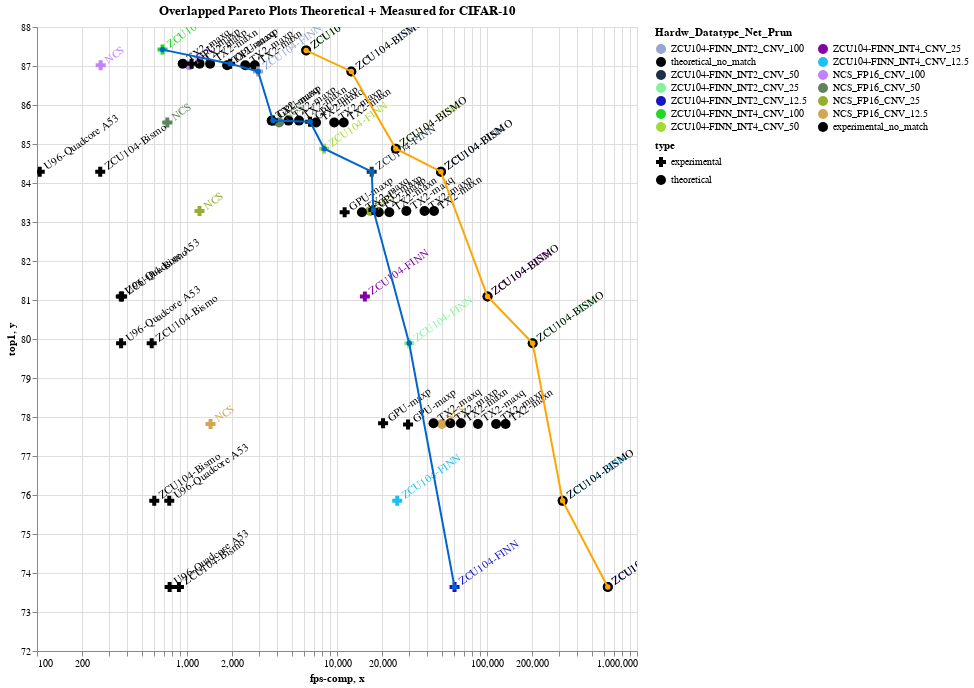

Notebook code for this chart:
### Code cell
#hide_input
plot_it_now(df= overlapped_pareto_cifar10, xcol= 'fps-comp', ycol= 'top1', groupcol= 'hardw_datatype_net_prun', title='Overlapped Pareto Plots Theoretical + Measured for CIFAR-10')

### Figure 1 — Vega-Lite specification as saved in the notebook (floating-point values rounded to 4 significant figures)
{"config": {"view": {"continuousWidth": 400, "continuousHeight": 300}}, "layer": [{"layer": [{"mark": {"type": "point", "filled": true, "opacity": 1, "size": 100}, "encoding": {"color": {"type": "nominal", "field": "color", "legend": {"columns": 2, "title": "Hardw_Datatype_Net_Prun"}, "scale": {"domain": ["ZCU104-FINN_INT2_CNV_100", "theoretical_no_match", "ZCU104-FINN_INT2_CNV_50", "ZCU104-FINN_INT2_CNV_25", "ZCU104-FINN_INT2_CNV_12.5", "ZCU104-FINN_INT4_CNV_100", "ZCU104-FINN_INT4_CNV_50", "ZCU104-FINN_INT4_CNV_25", "ZCU104-FINN_INT4_CNV_12.5", "NCS_FP16_CNV_100", "NCS_FP16_CNV_50", "NCS_FP16_CNV_25", "NCS_FP16_CNV_12.5", "experimental_no_match"], "range": ["#97A6D1", "#000000", "#1C3046", "#81F49A", "#1816C0", "#21D823", "#A2DC32", "#8203A2", "#1AC1F2", "#C482FA", "#5F845D", "#94AF2E", "#D5A652", "#000000"]}}, "shape": {"type": "nominal", "field": "type", "scale": {"range": ["cross", "circle"]}}, "tooltip": [{"type": "nominal", "field": "hardw_datatype_net_prun"}, {"type": "nominal", "field": "color"}, {"type": "nominal", "field": "type"}, {"type": "quantitative", "field": "fps-comp"}, {"type": "nominal", "field": "top1"}], "x": {"type": "quantitative", "field": "fps-comp", "scale": {"type": "log"}}, "y": {"type": "quantitative", "field": "top1", "scale": {"zero": false}}}, "height": 624.0, "selection": {"selector032": {"type": "interval", "bind": "scales", "encodings": ["x", "y"]}}, "title": "Overlapped Pareto Plots Theoretical + Measured for CIFAR-10", "width": 600}, {"mark": {"type": "text", "align": "left", "angle": 325, "baseline": "middle", "dx": 7}, "encoding": {"color": {"type": "nominal", "field": "color", "legend": {"columns": 2, "title": "Hardw_Datatype_Net_Prun"}, "scale": {"domain": ["ZCU104-FINN_INT2_CNV_100", "theoretical_no_match", "ZCU104-FINN_INT2_CNV_50", "ZCU104-FINN_INT2_CNV_25", "ZCU104-FINN_INT2_CNV_12.5", "ZCU104-FINN_INT4_CNV_100", "ZCU104-FINN_INT4_CNV_50", "ZCU104-FINN_INT4_CNV_25", "ZCU104-FINN_INT4_CNV_12.5", "NCS_FP16_CNV_100", "NCS_FP16_CNV_50", "NCS_FP16_CNV_25", "NCS_FP16_CNV_12.5", "experimental_no_match"], "range": ["#97A6D1", "#000000", "#1C3046", "#81F49A", "#1816C0", "#21D823", "#A2DC32", "#8203A2", "#1AC1F2", "#C482FA", "#5F845D", "#94AF2E", "#D5A652", "#000000"]}}, "shape": {"type": "nominal", "field": "type", "scale": {"range": ["cross", "circle"]}}, "text": {"type": "nominal", "field": "hardw"}, "tooltip": [{"type": "nominal", "field": "hardw_datatype_net_prun"}, {"type": "nominal", "field": "color"}, {"type": "nominal", "field": "type"}, {"type": "quantitative", "field": "fps-comp"}, {"type": "nominal", "field": "top1"}], "x": {"type": "quantitative", "field": "fps-comp", "scale": {"type": "log"}}, "y": {"type": "quantitative", "field": "top1", "scale": {"zero": false}}}, "height": 624.0, "title": "Overlapped Pareto Plots Theoretical + Measured for CIFAR-10", "width": 600}], "data": {"name": "data-db2f58e79d99b74267fe8a2025932905"}}, {"layer": [{"data": {"name": "data-6ab9f122e8e665fc58f751a7af3977ce"}, "mark": {"type": "line", "point": true}, "encoding": {"color": {"value": "#FFA500"}, "tooltip": [{"type": "nominal", "field": "group"}, {"type": "quantitative", "field": "x"}, {"type": "nominal", "field": "y"}], "x": {"type": "quantitative", "field": "x"}, "y": {"type": "quantitative", "field": "y", "scale": {"zero": false}}}, "selection": {"selector030": {"type": "interval", "bind": "scales", "encodings": ["x", "y"]}}}, {"data": {"name": "data-1abb63095a24d3d9193a1a8489df779b"}, "mark": {"type": "line", "point": true}, "encoding": {"color": {"value": "#0066CC"}, "tooltip": [{"type": "nominal", "field": "group"}, {"type": "quantitative", "field": "x"}, {"type": "quantitative", "field": "y"}], "x": {"type": "quantitative", "field": "x"}, "y": {"type": "quantitative", "field": "y", "scale": {"zero": false}}}, "selection": {"selector031": {"type": "interval", "bind": "scales", "encodings": ["x", "y"]}}}]}], "resolve": {"scale": {"color": "independent", "shape": "independent"}}, "title": "Overlapped Pareto Plots Theoretical + Measured for CIFAR-10", "$schema": "https://vega.github.io/schema/vega-lite/v4.0.2.json", "datasets": {"data-db2f58e79d99b74267fe8a2025932905": [{"hardw_datatype_net_prun": "ZCU104-FINN_INT2_CNV_100", "hardw": "ZCU104-FINN", "network": "CNV", "fps-comp": 12460.0, "top1": "86.86", "type": "theoretical", "color": "ZCU104-FINN_INT2_CNV_100"}, {"hardw_datatype_net_prun": "ZCU104-BISMO_INT2_CNV_100", "hardw": "ZCU104-BISMO", "network": "CNV", "fps-comp": 12460.0, "top1": "86.86", "type": "theoretical", "color": "theoretical_no_match"}, {"hardw_datatype_net_prun": "ZCU104-FINN_INT2_CNV_50", "hardw": "ZCU104-FINN", "network": "CNV", "fps-comp": 49330.0, "top1": "84.29", "type": "theoretical", "color": "ZCU104-FINN_INT2_CNV_50"}, {"hardw_datatype_net_prun": "ZCU104-BISMO_INT2_CNV_50", "hardw": "ZCU104-BISMO", "network": "CNV", "fps-comp": 49330.0, "top1": "84.29", "type": "theoretical", "color": "theoretical_no_match"}, {"hardw_datatype_net_prun": "ZCU104-FINN_INT2_CNV_25", "hardw": "ZCU104-FINN", "network": "CNV", "fps-comp": 201600.0, "top1": "79.89", "type": "theoretical", "color": "ZCU104-FINN_INT2_CNV_25"}, {"hardw_datatype_net_prun": "ZCU104-BISMO_INT2_CNV_25", "hardw": "ZCU104-BISMO", "network": "CNV", "fps-comp": 201600.0, "top1": "79.89", "type": "theoretical", "color": "theoretical_no_match"}, {"hardw_datatype_net_prun": "ZCU104-FINN_INT2_CNV_12.5", "hardw": "ZCU104-FINN", "network": "CNV", "fps-comp": 638600.0, "top1": "73.64", "type": "theoretical", "color": "ZCU104-FINN_INT2_CNV_12.5"}, {"hardw_datatype_net_prun": "ZCU104-BISMO_INT2_CNV_12.5", "hardw": "ZCU104-BISMO", "network": "CNV", "fps-comp": 638600.0, "top1": "73.64", "type": "theoretical", "color": "theoretical_no_match"}, {"hardw_datatype_net_prun": "ZCU104-FINN_INT4_CNV_100", "hardw": "ZCU104-FINN", "network": "CNV", "fps-comp": 6229.0, "top1": "87.4", "type": "theoretical", "color": "ZCU104-FINN_INT4_CNV_100"}, {"hardw_datatype_net_prun": "ZCU104-BISMO_INT4_CNV_100", "hardw": "ZCU104-BISMO", "network": "CNV", "fps-comp": 6229.0, "top1": "87.4", "type": "theoretical", "color": "theoretical_no_match"}, {"hardw_datatype_net_prun": "ZCU104-FINN_INT4_CNV_50", "hardw": "ZCU104-FINN", "network": "CNV", "fps-comp": 24670.0, "top1": "84.88", "type": "theoretical", "color": "ZCU104-FINN_INT4_CNV_50"}, {"hardw_datatype_net_prun": "ZCU104-BISMO_INT4_CNV_50", "hardw": "ZCU104-BISMO", "network": "CNV", "fps-comp": 24670.0, "top1": "84.88", "type": "theoretical", "color": "theoretical_no_match"}, {"hardw_datatype_net_prun": "ZCU104-FINN_INT4_CNV_25", "hardw": "ZCU104-FINN", "network": "CNV", "fps-comp": 100800.0, "top1": "81.09", "type": "theoretical", "color": "ZCU104-FINN_INT4_CNV_25"}, {"hardw_datatype_net_prun": "ZCU104-BISMO_INT4_CNV_25", "hardw": "ZCU104-BISMO", "network": "CNV", "fps-comp": 100800.0, "top1": "81.09", "type": "theoretical", "color": "theoretical_no_match"}, {"hardw_datatype_net_prun": "ZCU104-FINN_INT4_CNV_12.5", "hardw": "ZCU104-FINN", "network": "CNV", "fps-comp": 319300.0, "top1": "75.85", "type": "theoretical", "color": "ZCU104-FINN_INT4_CNV_12.5"}, {"hardw_datatype_net_prun": "ZCU104-BISMO_INT4_CNV_12.5", "hardw": "ZCU104-BISMO", "network": "CNV", "fps-comp": 319300.0, "top1": "75.85", "type": "theoretical", "color": "theoretical_no_match"}, {"hardw_datatype_net_prun": "TX2-maxn_FP16_CNV_100", "hardw": "TX2-maxn", "network": "CNV", "fps-comp": 2830.0, "top1": "87.02", "type": "theoretical", "color": "theoretical_no_match"}, {"hardw_datatype_net_prun": "TX2-maxp_FP16_CNV_100", "hardw": "TX2-maxp", "network": "CNV", "fps-comp": 2447.0, "top1": "87.02", "type": "theoretical", "color": "theoretical_no_match"}, {"hardw_datatype_net_prun": "TX2-maxq_FP16_CNV_100", "hardw": "TX2-maxq", "network": "CNV", "fps-comp": 1851.0, "top1": "87.02", "type": "theoretical", "color": "theoretical_no_match"}, {"hardw_datatype_net_prun": "NCS_FP16_CNV_100", "hardw": "NCS", "network": "CNV", "fps-comp": 1038.0, "top1": "87.02", "type": "theoretical", "color": "NCS_FP16_CNV_100"}, {"hardw_datatype_net_prun": "TX2-maxn_FP16_CNV_50", "hardw": "TX2-maxn", "network": "CNV", "fps-comp": 11080.0, "top1": "85.55", "type": "theoretical", "color": "theoretical_no_match"}, {"hardw_datatype_net_prun": "TX2-maxp_FP16_CNV_50", "hardw": "TX2-maxp", "network": "CNV", "fps-comp": 9583.0, "top1": "85.55", "type": "theoretical", "color": "theoretical_no_match"}, {"hardw_datatype_net_prun": "TX2-maxq_FP16_CNV_50", "hardw": "TX2-maxq", "network": "CNV", "fps-comp": 7250.0, "top1": "85.55", "type": "theoretical", "color": "theoretical_no_match"}, {"hardw_datatype_net_prun": "NCS_FP16_CNV_50", "hardw": "NCS", "network": "CNV", "fps-comp": 4111.0, "top1": "85.55", "type": "theoretical", "color": "NCS_FP16_CNV_50"}, {"hardw_datatype_net_prun": "TX2-maxn_FP16_CNV_25", "hardw": "TX2-maxn", "network": "CNV", "fps-comp": 44330.0, "top1": "83.28", "type": "theoretical", "color": "theoretical_no_match"}, {"hardw_datatype_net_prun": "TX2-maxp_FP16_CNV_25", "hardw": "TX2-maxp", "network": "CNV", "fps-comp": 38330.0, "top1": "83.28", "type": "theoretical", "color": "theoretical_no_match"}, {"hardw_datatype_net_prun": "TX2-maxq_FP16_CNV_25", "hardw": "TX2-maxq", "network": "CNV", "fps-comp": 29000.0, "top1": "83.28", "type": "theoretical", "color": "theoretical_no_match"}, {"hardw_datatype_net_prun": "NCS_FP16_CNV_25", "hardw": "NCS", "network": "CNV", "fps-comp": 16670.0, "top1": "83.28", "type": "theoretical", "color": "NCS_FP16_CNV_25"}, {"hardw_datatype_net_prun": "TX2-maxn_FP16_CNV_12.5", "hardw": "TX2-maxn", "network": "CNV", "fps-comp": 133000.0, "top1": "77.82", "type": "theoretical", "color": "theoretical_no_match"}, {"hardw_datatype_net_prun": "TX2-maxp_FP16_CNV_12.5", "hardw": "TX2-maxp", "network": "CNV", "fps-comp": 115000.0, "top1": "77.82", "type": "theoretical", "color": "theoretical_no_match"}, {"hardw_datatype_net_prun": "TX2-maxq_FP16_CNV_12.5", "hardw": "TX2-maxq", "network": "CNV", "fps-comp": 87000.0, "top1": "77.82", "type": "theoretical", "color": "theoretical_no_match"}, {"hardw_datatype_net_prun": "NCS_FP16_CNV_12.5", "hardw": "NCS", "network": "CNV", "fps-comp": 50000.0, "top1": "77.82", "type": "theoretical", "color": "NCS_FP16_CNV_12.5"}, {"hardw_datatype_net_prun": "TX2-maxn_FP32_CNV_100", "hardw": "TX2-maxn", "network": "CNV", "fps-comp": 1426.0, "top1": "87.06", "type": "theoretical", "color": "theoretical_no_match"}, {"hardw_datatype_net_prun": "TX2-maxp_FP32_CNV_100", "hardw": "TX2-maxp", "network": "CNV", "fps-comp": 1213.0, "top1": "87.06", "type": "theoretical", "color": "theoretical_no_match"}, {"hardw_datatype_net_prun": "TX2-maxq_FP32_CNV_100", "hardw": "TX2-maxq", "network": "CNV", "fps-comp": 936.2, "top1": "87.06", "type": "theoretical", "color": "theoretical_no_match"}, {"hardw_datatype_net_prun": "TX2-maxn_FP32_CNV_50", "hardw": "TX2-maxn", "network": "CNV", "fps-comp": 5583.0, "top1": "85.6", "type": "theoretical", "color": "theoretical_no_match"}, {"hardw_datatype_net_prun": "TX2-maxp_FP32_CNV_50", "hardw": "TX2-maxp", "network": "CNV", "fps-comp": 4750.0, "top1": "85.6", "type": "theoretical", "color": "theoretical_no_match"}, {"hardw_datatype_net_prun": "TX2-maxq_FP32_CNV_50", "hardw": "TX2-maxq", "network": "CNV", "fps-comp": 3667.0, "top1": "85.6", "type": "theoretical", "color": "theoretical_no_match"}, {"hardw_datatype_net_prun": "TX2-maxn_FP32_CNV_25", "hardw": "TX2-maxn", "network": "CNV", "fps-comp": 22330.0, "top1": "83.25", "type": "theoretical", "color": "theoretical_no_match"}, {"hardw_datatype_net_prun": "TX2-maxp_FP32_CNV_25", "hardw": "TX2-maxp", "network": "CNV", "fps-comp": 19000.0, "top1": "83.25", "type": "theoretical", "color": "theoretical_no_match"}, {"hardw_datatype_net_prun": "TX2-maxq_FP32_CNV_25", "hardw": "TX2-maxq", "network": "CNV", "fps-comp": 14670.0, "top1": "83.25", "type": "theoretical", "color": "theoretical_no_match"}, {"hardw_datatype_net_prun": "TX2-maxn_FP32_CNV_12.5", "hardw": "TX2-maxn", "network": "CNV", "fps-comp": 67000.0, "top1": "77.84", "type": "theoretical", "color": "theoretical_no_match"}, {"hardw_datatype_net_prun": "TX2-maxp_FP32_CNV_12.5", "hardw": "TX2-maxp", "network": "CNV", "fps-comp": 57000.0, "top1": "77.84", "type": "theoretical", "color": "theoretical_no_match"}, {"hardw_datatype_net_prun": "TX2-maxq_FP32_CNV_12.5", "hardw": "TX2-maxq", "network": "CNV", "fps-comp": 44000.0, "top1": "77.84", "type": "theoretical", "color": "theoretical_no_match"}, {"hardw_datatype_net_prun": "GPU-maxp_FP16_CNV_100", "hardw": "GPU-maxp", "network": "CNV", "fps-comp": 1940.0, "top1": 87.06, "type": "experimental", "color": "experimental_no_match"}, {"hardw_datatype_net_prun": "GPU-maxp_FP16_CNV_12.5", "hardw": "GPU-maxp", "network": "CNV", "fps-comp": 29760.0, "top1": 77.81, "type": "experimental", "color": "experimental_no_match"}, {"hardw_datatype_net_prun": "GPU-maxp_FP16_CNV_25", "hardw": "GPU-maxp", "network": "CNV", "fps-comp": 17480.0, "top1": 83.31, "type": "experimental", "color": "experimental_no_match"}, {"hardw_datatype_net_prun": "GPU-maxp_FP16_CNV_50", "hardw": "GPU-maxp", "network": "CNV", "fps-comp": 6618.0, "top1": 85.57, "type": "experimental", "color": "experimental_no_match"}, {"hardw_datatype_net_prun": "GPU-maxp_FP32_CNV_100", "hardw": "GPU-maxp", "network": "CNV", "fps-comp": 1073.0, "top1": 87.06, "type": "experimental", "color": "experimental_no_match"}, {"hardw_datatype_net_prun": "GPU-maxp_FP32_CNV_12.5", "hardw": "GPU-maxp", "network": "CNV", "fps-comp": 20280.0, "top1": 77.84, "type": "experimental", "color": "experimental_no_match"}, {"hardw_datatype_net_prun": "GPU-maxp_FP32_CNV_25", "hardw": "GPU-maxp", "network": "CNV", "fps-comp": 11250.0, "top1": 83.25, "type": "experimental", "color": "experimental_no_match"}, {"hardw_datatype_net_prun": "GPU-maxp_FP32_CNV_50", "hardw": "GPU-maxp", "network": "CNV", "fps-comp": 3744.0, "top1": 85.6, "type": "experimental", "color": "experimental_no_match"}, {"hardw_datatype_net_prun": "NCS_FP16_CNV_100", "hardw": "NCS", "network": "CNV", "fps-comp": 265.7, "top1": 87.02, "type": "experimental", "color": "NCS_FP16_CNV_100"}, {"hardw_datatype_net_prun": "NCS_FP16_CNV_12.5", "hardw": "NCS", "network": "CNV", "fps-comp": 1435.0, "top1": 77.82, "type": "experimental", "color": "NCS_FP16_CNV_12.5"}, {"hardw_datatype_net_prun": "NCS_FP16_CNV_25", "hardw": "NCS", "network": "CNV", "fps-comp": 1212.0, "top1": 83.28, "type": "experimental", "color": "NCS_FP16_CNV_25"}, {"hardw_datatype_net_prun": "NCS_FP16_CNV_50", "hardw": "NCS", "network": "CNV", "fps-comp": 739.2, "top1": 85.55, "type": "experimental", "color": "NCS_FP16_CNV_50"}, {"hardw_datatype_net_prun": "U96-Quadcore A53_INT2_CNV_12.5", "hardw": "U96-Quadcore A53", "network": "CNV", "fps-comp": 766.0, "top1": 73.64, "type": "experimental", "color": "experimental_no_match"}, {"hardw_datatype_net_prun": "U96-Quadcore A53_INT2_CNV_25", "hardw": "U96-Quadcore A53", "network": "CNV", "fps-comp": 363.7, "top1": 79.89, "type": "experimental", "color": "experimental_no_match"}, {"hardw_datatype_net_prun": "U96-Quadcore A53_INT2_CNV_50", "hardw": "U96-Quadcore A53", "network": "CNV", "fps-comp": 104.3, "top1": 84.29, "type": "experimental", "color": "experimental_no_match"}, {"hardw_datatype_net_prun": "U96-Quadcore A53_INT4_CNV_12.5", "hardw": "U96-Quadcore A53", "network": "CNV", "fps-comp": 761.6, "top1": 75.85, "type": "experimental", "color": "experimental_no_match"}, {"hardw_datatype_net_prun": "U96-Quadcore A53_INT4_CNV_25", "hardw": "U96-Quadcore A53", "network": "CNV", "fps-comp": 361.9, "top1": 81.09, "type": "experimental", "color": "experimental_no_match"}, {"hardw_datatype_net_prun": "ZCU104-Bismo_INT2_CNV_12.5", "hardw": "ZCU104-Bismo", "network": "CNV", "fps-comp": 883.6, "top1": 73.64, "type": "experimental", "color": "experimental_no_match"}, {"hardw_datatype_net_prun": "ZCU104-Bismo_INT2_CNV_25", "hardw": "ZCU104-Bismo", "network": "CNV", "fps-comp": 581.7, "top1": 79.89, "type": "experimental", "color": "experimental_no_match"}, {"hardw_datatype_net_prun": "ZCU104-Bismo_INT2_CNV_50", "hardw": "ZCU104-Bismo", "network": "CNV", "fps-comp": 263.9, "top1": 84.29, "type": "experimental", "color": "experimental_no_match"}, {"hardw_datatype_net_prun": "ZCU104-Bismo_INT4_CNV_12.5", "hardw": "ZCU104-Bismo", "network": "CNV", "fps-comp": 605.0, "top1": 75.85, "type": "experimental", "color": "experimental_no_match"}, {"hardw_datatype_net_prun": "ZCU104-Bismo_INT4_CNV_25", "hardw": "ZCU104-Bismo", "network": "CNV", "fps-comp": 368.8, "top1": 81.09, "type": "experimental", "color": "experimental_no_match"}, {"hardw_datatype_net_prun": "ZCU104-FINN_INT2_CNV_100", "hardw": "ZCU104-FINN", "network": "CNV", "fps-comp": 2979.0, "top1": 86.86, "type": "experimental", "color": "ZCU104-FINN_INT2_CNV_100"}, {"hardw_datatype_net_prun": "ZCU104-FINN_INT2_CNV_12.5", "hardw": "ZCU104-FINN", "network": "CNV", "fps-comp": 60760.0, "top1": 73.64, "type": "experimental", "color": "ZCU104-FINN_INT2_CNV_12.5"}, {"hardw_datatype_net_prun": "ZCU104-FINN_INT2_CNV_25", "hardw": "ZCU104-FINN", "network": "CNV", "fps-comp": 30290.0, "top1": 79.89, "type": "experimental", "color": "ZCU104-FINN_INT2_CNV_25"}, {"hardw_datatype_net_prun": "ZCU104-FINN_INT2_CNV_50", "hardw": "ZCU104-FINN", "network": "CNV", "fps-comp": 17030.0, "top1": 84.29, "type": "experimental", "color": "ZCU104-FINN_INT2_CNV_50"}, {"hardw_datatype_net_prun": "ZCU104-FINN_INT4_CNV_100", "hardw": "ZCU104-FINN", "network": "CNV", "fps-comp": 686.8, "top1": 87.42, "type": "experimental", "color": "ZCU104-FINN_INT4_CNV_100"}, {"hardw_datatype_net_prun": "ZCU104-FINN_INT4_CNV_12.5", "hardw": "ZCU104-FINN", "network": "CNV", "fps-comp": 25210.0, "top1": 75.85, "type": "experimental", "color": "ZCU104-FINN_INT4_CNV_12.5"}, {"hardw_datatype_net_prun": "ZCU104-FINN_INT4_CNV_25", "hardw": "ZCU104-FINN", "network": "CNV", "fps-comp": 15340.0, "top1": 81.09, "type": "experimental", "color": "ZCU104-FINN_INT4_CNV_25"}, {"hardw_datatype_net_prun": "ZCU104-FINN_INT4_CNV_50", "hardw": "ZCU104-FINN", "network": "CNV", "fps-comp": 8209.0, "top1": 84.88, "type": "experimental", "color": "ZCU104-FINN_INT4_CNV_50"}], "data-6ab9f122e8e665fc58f751a7af3977ce": [{"x": 6229.0, "y": "87.4", "group": "ZCU104-BISMO_INT4_CNV_100"}, {"x": 12460.0, "y": "86.86", "group": "ZCU104-BISMO_INT2_CNV_100"}, {"x": 24670.0, "y": "84.88", "group": "ZCU104-BISMO_INT4_CNV_50"}, {"x": 49330.0, "y": "84.29", "group": "ZCU104-FINN_INT2_CNV_50"}, {"x": 100800.0, "y": "81.09", "group": "ZCU104-BISMO_INT4_CNV_25"}, {"x": 201600.0, "y": "79.89", "group": "ZCU104-BISMO_INT2_CNV_25"}, {"x": 319300.0, "y": "75.85", "group": "ZCU104-BISMO_INT4_CNV_12.5"}, {"x": 638600.0, "y": "73.64", "group": "ZCU104-BISMO_INT2_CNV_12.5"}], "data-1abb63095a24d3d9193a1a8489df779b": [{"x": 686.8, "y": 87.42, "group": "ZCU104-FINN_INT4_CNV_100"}, {"x": 1940.0, "y": 87.06, "group": "GPU-maxp_FP16_CNV_100"}, {"x": 2979.0, "y": 86.86, "group": "ZCU104-FINN_INT2_CNV_100"}, {"x": 3744.0, "y": 85.6, "group": "GPU-maxp_FP32_CNV_50"}, {"x": 6618.0, "y": 85.57, "group": "GPU-maxp_FP16_CNV_50"}, {"x": 8209.0, "y": 84.88, "group": "ZCU104-FINN_INT4_CNV_50"}, {"x": 17030.0, "y": 84.29, "group": "ZCU104-FINN_INT2_CNV_50"}, {"x": 17480.0, "y": 83.31, "group": "GPU-maxp_FP16_CNV_25"}, {"x": 30290.0, "y": 79.89, "group": "ZCU104-FINN_INT2_CNV_25"}, {"x": 60760.0, "y": 73.64, "group": "ZCU104-FINN_INT2_CNV_12.5"}]}}
